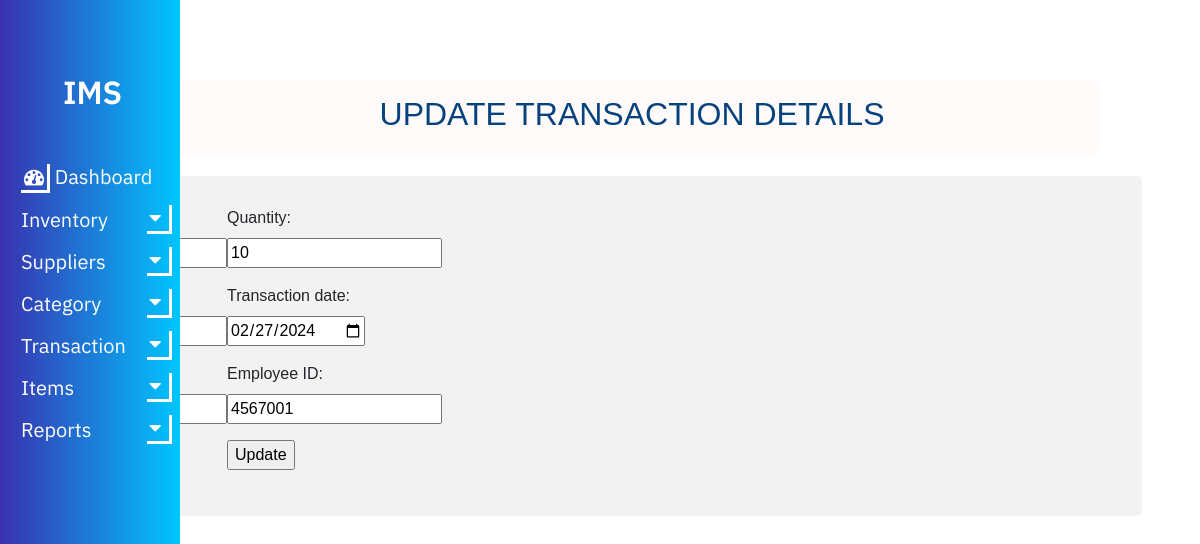
The page /HIMS/transaction-update.php?id=1 on the database its author committed.
### tables this page shows
CREATE TABLE `transaction` (
  `Transaction_id` int(11) NOT NULL,
  `ItemID` int(11) NOT NULL,
  `Transaction_type` varchar(50) DEFAULT NULL,
  `quantity` int(11) DEFAULT NULL,
  `Transaction_date` date DEFAULT NULL,
  `E_ID` decimal(7,0) NOT NULL,
  `TotalPrice` decimal(10,2) DEFAULT NULL
);

### HIMS/transaction-update.php (the view, shortened to what this page needs)
<?php
		include "config.php";
		include 'common.php';
		if(isset($_GET['id']))
		{
			$id=$_GET['id'];
			$qry1="SELECT * FROM transaction WHERE Transaction_id='$id'";
			$result = $conn->query($qry1);
			$row = $result -> fetch_row();
		}
		?>
<!DOCTYPE html>
<html>
<head>
<link rel="stylesheet" type="text/css" href="nav2.css">
<link rel="stylesheet" type="text/css" href="form4.css">
</head>
<body>
	<center>
	<div class="head">
	<h2> UPDATE TRANSACTION DETAILS</h2>
	</div>
	</center>
	<div class="one">
		<div class="row">
			<form action="<?=$_SERVER['PHP_SELF']?>" method="post">
			<div class="column">
			<p>
                        <label for="sid">Transaction ID:</label><br>
                    </p>
                    <p>
                        <label for="item">Item ID:</label><br>
                    </p>
                    <p>
                        <label for="sname">Transaction Type:</label><br>
                    </p>
	</div>
	<div class="column">
                    <p>
                        <label for="qty">Quantity:</label><br>
                        <input type="text" name="qty" value="<?php echo $row[3]; ?>">
                    </p>
                    <p>
                        <label for="dt">Transaction date: </label><br>
                        <input type="date" name="dt" value="<?php echo $row[4]; ?>">
                    </p>
					<p>
                        <label for="emp">Employee ID: </label><br>
                        <input type="text" name="emp" value="<?php echo $row[5]; ?>">
                    </p>
					<p>
					<input type="submit" name="update" value="Update"></p>
				</div>
            </form>
		</div>
	</div>
</body>
</html>

### HIMS/nav2.css (style rules this page uses)
div.head { width: 78%; font-family: Arial; background-color: #fffafa; color: #06427e; float: right; margin-top: -1px; margin-right: 100px; margin-left: 0px; top: 0; right: 0; overflow: auto; margin-top: 20px; padding: 15px; border-radius: 8px; }
.one { margin-top: 20px; }
body { padding-top: 60px; }

### HIMS/form4.css (style rules this page uses)
.one { border-radius: 5px; box-sizing: border-box; background-color: #f2f2f2; padding: 30px; padding-left: 60px; width: 1175px; float: right; margin-right: 58px; margin-top: 20px; margin-bottom: 50px; font-family: Arial, sans-serif; }
.column { float: left; width: 50%; }
.row:after { content: ""; display: table; clear: both; }

### rows shown on the page
transaction: qty "10", dt "02/27/2024", emp "4567001"
